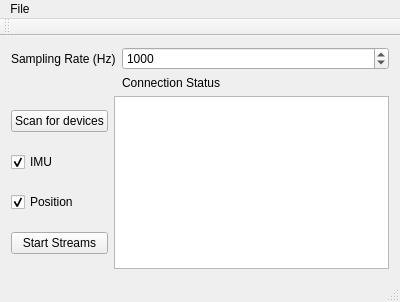
<?xml version="1.0" encoding="UTF-8"?>
<ui version="4.0">
 <class>MainWindow</class>
 <widget class="QMainWindow" name="MainWindow">
  <property name="geometry">
   <rect>
    <x>0</x>
    <y>0</y>
    <width>400</width>
    <height>302</height>
   </rect>
  </property>
  <property name="windowTitle">
   <string>LSL OpenVR</string>
  </property>
  <widget class="QWidget" name="centralWidget">
   <layout class="QVBoxLayout" name="outerLayout">
    <item>
     <layout class="QFormLayout" name="formLayout">
      <item row="0" column="0">
       <widget class="QLabel" name="label_sampling_rate">
        <property name="text">
         <string>Sampling Rate (Hz)</string>
        </property>
       </widget>
      </item>
      <item row="0" column="1">
       <widget class="QSpinBox" name="spinBox_sampling_rate">
        <property name="minimum">
         <number>1</number>
        </property>
        <property name="maximum">
         <number>30000</number>
        </property>
        <property name="value">
         <number>1000</number>
        </property>
       </widget>
      </item>
      <item row="1" column="0">
       <widget class="QLabel" name="label_dummy">
        <property name="text">
         <string/>
        </property>
       </widget>
      </item>
      <item row="1" column="1">
       <widget class="QLabel" name="label_conn_status">
        <property name="text">
         <string>Connection Status</string>
        </property>
       </widget>
      </item>
     </layout>
    </item>
    <item>
     <layout class="QHBoxLayout" name="bottomLayout">
      <item>
       <layout class="QVBoxLayout" name="buttonsLayout">
        <item>
         <widget class="QPushButton" name="pushButton_scan">
          <property name="text">
           <string>Scan for devices</string>
          </property>
         </widget>
        </item>
        <item>
         <widget class="QCheckBox" name="checkBox_doIMU">
          <property name="text">
           <string>IMU</string>
          </property>
          <property name="checked">
           <bool>true</bool>
          </property>
         </widget>
        </item>
        <item>
         <widget class="QCheckBox" name="checkBox_doPos">
          <property name="text">
           <string>Position</string>
          </property>
          <property name="checked">
           <bool>true</bool>
          </property>
         </widget>
        </item>
        <item>
         <widget class="QPushButton" name="pushButton_stream">
          <property name="text">
           <string>Start Streams</string>
          </property>
         </widget>
        </item>
       </layout>
      </item>
      <item>
       <widget class="QListWidget" name="list_devices"/>
      </item>
     </layout>
    </item>
   </layout>
  </widget>
  <widget class="QMenuBar" name="menuBar">
   <property name="geometry">
    <rect>
     <x>0</x>
     <y>0</y>
     <width>400</width>
     <height>21</height>
    </rect>
   </property>
   <widget class="QMenu" name="menuFile">
    <property name="title">
     <string>File</string>
    </property>
    <addaction name="actionLoad_Configuration"/>
    <addaction name="actionSave_Configuration"/>
    <addaction name="separator"/>
    <addaction name="actionQuit"/>
   </widget>
   <addaction name="menuFile"/>
  </widget>
  <widget class="QToolBar" name="mainToolBar">
   <attribute name="toolBarArea">
    <enum>TopToolBarArea</enum>
   </attribute>
   <attribute name="toolBarBreak">
    <bool>false</bool>
   </attribute>
  </widget>
  <widget class="QStatusBar" name="statusBar"/>
  <action name="actionLoad_Configuration">
   <property name="text">
    <string>Load Configuration</string>
   </property>
   <property name="toolTip">
    <string>Load configuration from cfg file...</string>
   </property>
  </action>
  <action name="actionSave_Configuration">
   <property name="text">
    <string>Save Configuration</string>
   </property>
   <property name="toolTip">
    <string>Save configuration to cfg file...</string>
   </property>
  </action>
  <action name="actionQuit">
   <property name="text">
    <string>Quit</string>
   </property>
   <property name="toolTip">
    <string>Disconnects from VR Sys.; Closes stream(s)</string>
   </property>
  </action>
 </widget>
 <layoutdefault spacing="6" margin="11"/>
 <resources/>
 <connections/>
</ui>
